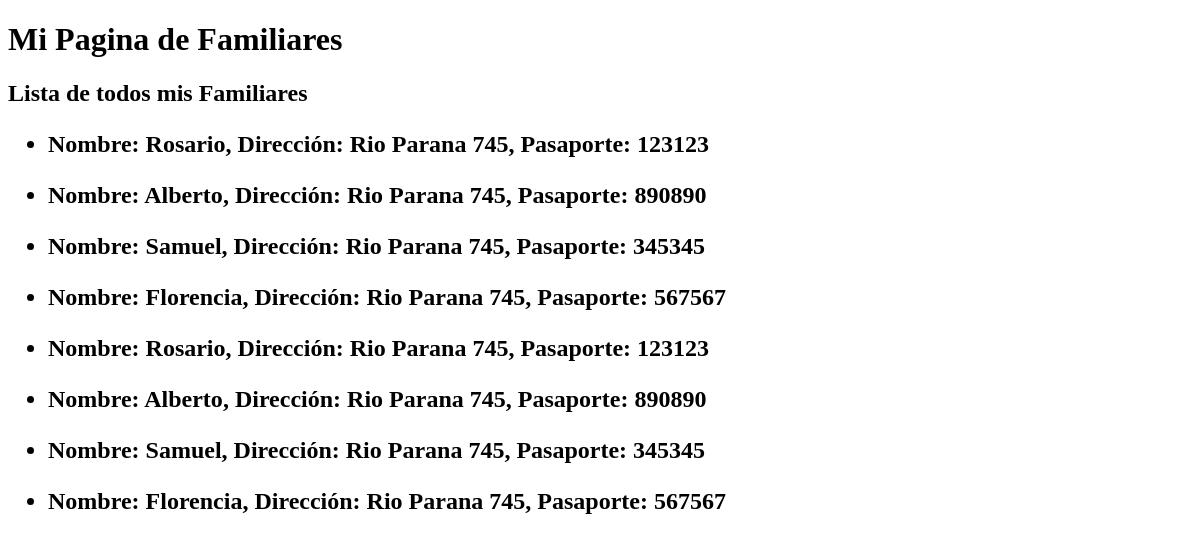
The app's page /mi-familia/, older data.
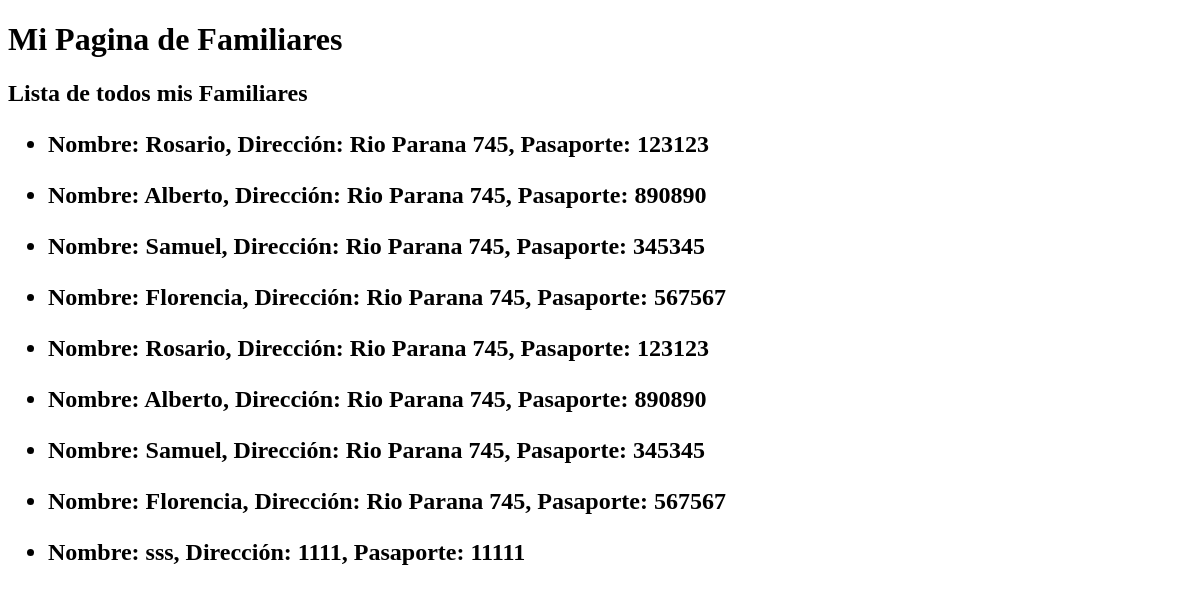
The same page, newer data.
### ejemplo/models.py (models this page shows, shortened)
class Familiar(models.Model):
      nombre = models.CharField(max_length=100)
      direccion = models.CharField(max_length=200)
      numero_pasaporte = models.IntegerField()

### ejemplo/views.py (the view)
# urls.py: path('mi-familia/', monstrar_familiares), # nueva vista
def monstrar_familiares(request):
  lista_familiares = Familiar.objects.all()
  return render(request, "ejemplo/familiares.html", {"lista_familiares": lista_familiares})

### ejemplo/templates/ejemplo/familiares.html
{% extends 'ejemplo/base.html' %}
{% block titulo%}
    Lista de todos mis Familiares {% endblock %}
{% block contenido %}
  {% for familiar in lista_familiares %}
      <ul>
          <li> Nombre: {{familiar.nombre}}, Dirección: {{familiar.direccion}}, Pasaporte: {{familiar.numero_pasaporte}}</li>
      </ul>
  {% endfor %}
{% endblock %}

Row changes from the older to the newer data that the page shows:
added Familiar: nombre "sss", direccion "1111", numero_pasaporte "11111"
